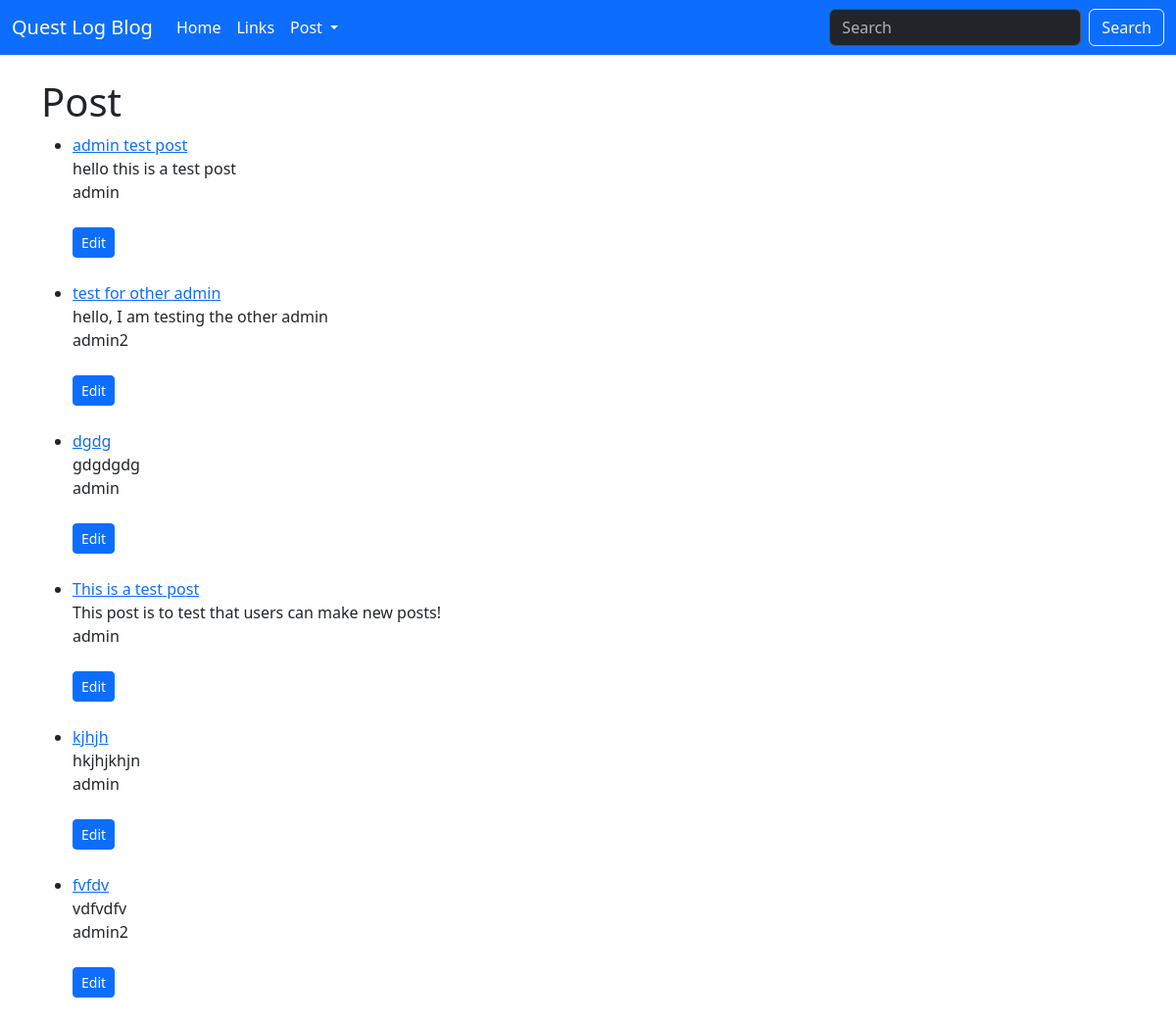
Before: / with the older database file.
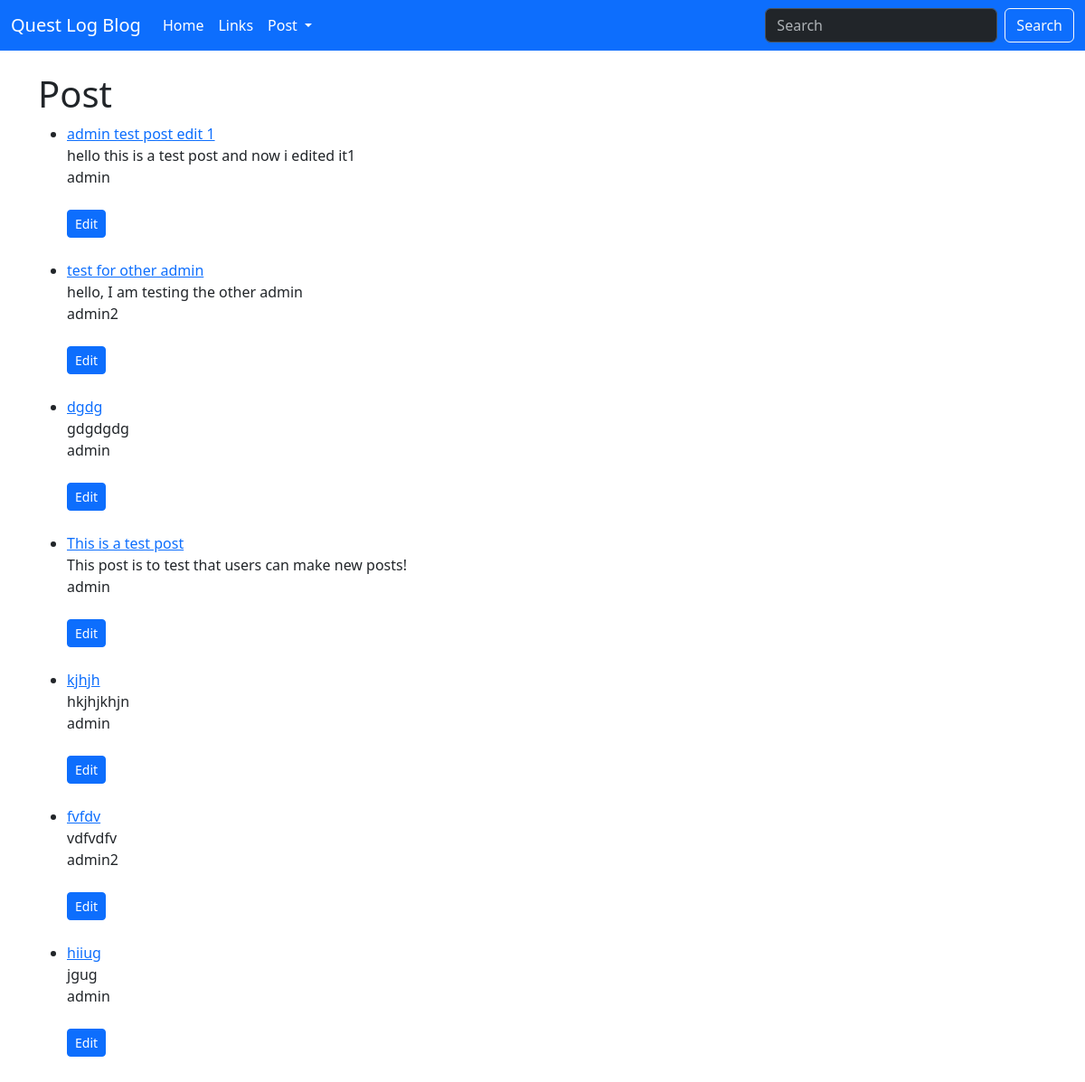
After: the same page with the newer database file.
### questlogblog/models.py (models this page shows, shortened)
class Post(models.Model):
    title = models.CharField(max_length=255)
    author = models.ForeignKey(User, on_delete=models.CASCADE)
    body = models.TextField()

### questlogblog/views.py (the view)
# urls.py: path("", HomeView.as_view(), name="home"),
class HomeView(ListView):
    model = Post
    template_name = "home.html"

### questlogblog/templates/home.html
{% extends "base.html" %}
{% block content %}
<h1>Post</h1>
<ul>
{% for p in object_list %}
   <li>
    <a href="{% url 'article_details' p.pk %}">{{ p.title }}</a> <br>
    {{ p.body }} <br>
    {{ p.author.first_name }} <br>
    {{ p.author.last_name }} <br>
    <small><a href="{% url 'edit_post' p.pk %}" class="btn btn-primary btn-sm">Edit</a></small>   <br> <br>
</li>
{% endfor %}
</ul>
{% endblock %}

### questlogblog/templates/base.html (shortened to what this page needs)
<!doctype html>
<html lang="en">
  <head>
    <link rel="stylesheet" href="https://cdn.jsdelivr.net/npm/bootstrap@4.4.1/dist/css/bootstrap.min.css">
    </head>
  <body>
    <nav class="navbar navbar-expand-lg bg-primary" data-bs-theme="dark">
      <div class="container-fluid">
        <a class="navbar-brand text-white" href="https://8000-rhys1558-questlog-b4pjxxrsg1c.ws-eu117.gitpod.io/">Quest Log Blog</a>
        <div class="collapse navbar-collapse" id="navbarSupportedContent">
          <ul class="navbar-nav me-auto mb-2 mb-lg-0">
            <li class="nav-item">
              <a class="nav-link active text-white" aria-current="page" href="https://8000-rhys1558-questlog-b4pjxxrsg1c.ws-eu117.gitpod.io/">Home</a>
            </li>
            <li class="nav-item">
              <a class="nav-link text-white" href="">Links</a>
            </li>
            <li class="nav-item dropdown">
              <a class="nav-link dropdown-toggle text-white" href="#" role="button" data-bs-toggle="dropdown" aria-expanded="false">
                Post
              </a>
            </li>
          </ul>
          <form class="d-flex" role="search">
            <input class="form-control me-2" type="search" placeholder="Search" aria-label="Search">
            <button class="btn btn-outline-light" type="submit">Search</button>
          </form>
        </div>
      </div>
    </nav>
    <br>
    <div class="container">
    {% block content %}
    {% endblock %}
  </div>
    <link href="https://cdnjs.cloudflare.com/ajax/libs/font-awesome/6.0.0/css/all.min.css" rel="stylesheet">
    <link href="https://cdn.jsdelivr.net/npm/bootstrap@5.3.2/dist/css/bootstrap.min.css" rel="stylesheet">
  </body>
</html>

Changed rows visible on the page:
changed Post: title "admin test post" → "admin test post edit 1"; body "hello this is a test post" → "hello this is a test post and now i edited it1"
added Post: title "hiiug", body "jgug", author.first_name "admin"
